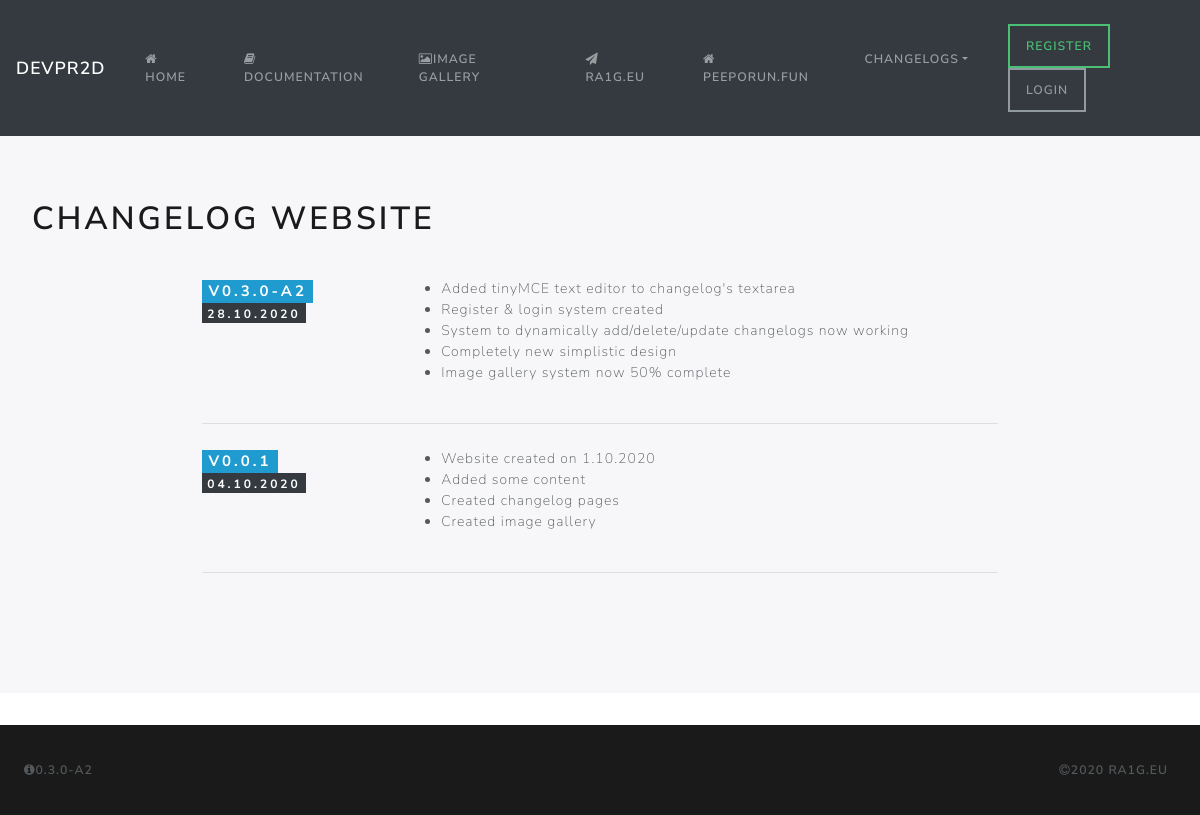
Screenshot of /changelogsite.php with the database file from the repository.
### tables this page shows
CREATE TABLE `menu` (
  `idmenu` int(11) NOT NULL,
  `meno` varchar(55) NOT NULL,
  `file_path` varchar(90) DEFAULT NULL,
  `icon` varchar(90) NOT NULL,
  `menuorder` int(11) NOT NULL
);

CREATE TABLE `changelogsite` (
  `id` int(11) NOT NULL,
  `date` varchar(100) NOT NULL,
  `version` varchar(20) NOT NULL,
  `text` longtext NOT NULL
);

### classes/DB.php (called while the page is built, shortened)
<?php
class DB
{
    private $connection;
    public function __construct($host, $username, $password, $dbname, $port = 3306)
    {
        $this->host = $host;
        $this->username = $username;
        $this->password = $password;
        $this->dbname = $dbname;
        $this->port = $port;
        try{
            $connection = new PDO("mysql:host=".$this->host.";dbname=".$this->dbname.";port=".$this->port, $this->username, $this->password);
            $connection->setAttribute(PDO::ATTR_ERRMODE, PDO::ERRMODE_EXCEPTION);
            $this->connection = $connection;
        } catch(PDOException $exception){
            echo "Error while connecting to DB". $exception->getMessage();
        }
    }
        public function getMenuItems(){
            $sql = "SELECT * FROM menu ORDER BY menuorder";
            $stmt = $this->connection->prepare($sql);
            $stmt->execute();
            return $stmt->fetchAll(PDO::FETCH_ASSOC);
        }
    public function getChangelogsiteItems(){
        $sql = "SELECT * FROM changelogsite ORDER BY version DESC";
        $stmt = $this->connection->prepare($sql);
        $stmt->execute();
        return $stmt->fetchAll(PDO::FETCH_ASSOC);
    }
}
?>

### changelogsite.php (the view, shortened to what this page needs)
<!doctype html>
<html>
<head>
    <?php
    include_once ("header.php");
    ?>
</head>
<body>
<nav class="navbar navbar-expand-lg navbar-dark bg-dark">
    <?php include_once ("menu.php");
    $changelogitems = $db->getChangelogsiteItems();
    ?>
</nav>
<div class="jumbotron">
    <h1 class="display-5">Changelog Website</h1>
    <div class="changelog">
        <div class="wrapper">
            <?php foreach($changelogitems as $key => $changelogitem){
                ?>
                <div class="changelog__item">
                    <div class="changelog__meta">
                        <h4 class="changelog__title" id="chversion"><span class="badge badge-info">v<?php echo $changelogitem['version']; ?></span></h4>
                        <h5 class="changelog__date" id="chdate"><span class="badge badge-dark"><?php echo $changelogitem['date']; ?></span></h5>
                    </div>
                    <div class="changelog__detail">
                            <?php echo $changelogitem['text']; ?>
                    </div>
                </div>
                <hr class="my-4">
            <?php } ?>
        </div>
    </div>
</div>
<?php include_once ("footer.php"); ?>
</body>
</html>

### menu.php (shortened to what this page needs)
<?php
include_once ("classes/DB.php");
$db = new DB("localhost","root","","devpeeporun", 3306);
$menuItems = $db->getMenuItems();
?>
<a class="navbar-brand" href="#">
    <?php if(empty($_SESSION["id"])) {
        echo "DEVPR2D";
    }else{
        echo 'Welcome back <span class="badge badge-success">'; echo $user->username; echo '</span>';
    }
    ?>
</a>
<div class="collapse navbar-collapse" id="navbarColor01">
    <ul class="navbar-nav mr-auto">
        <?php foreach($menuItems as $key => $menuItem){
        ?>
        <li class="nav-item">
            <a class="nav-link" href="<?php echo $menuItem['file_path']; ?>"><i class="<?php echo $menuItem['icon']; ?>"></i><?php echo $menuItem['meno']; ?></a>
        </li>
        <?php } ?>
        <li class="nav-item dropdown">
            <a class="nav-link dropdown-toggle" data-toggle="dropdown" href="#" role="button" aria-haspopup="true" aria-expanded="false">Changelogs</a>
        </li>
    </ul>
    <form class="form-inline my-2 my-lg-0">
<?php if(empty($_SESSION["id"])) {?>
        <a class="nav-link btn btn-outline-success" href="register.php">Register</a>
        <a class="nav-link btn btn-outline-secondary" href="login.php">Login</a>
        <?php } else { ?>
        <a class="nav-link btn btn-outline-success" href="myprofile.php">My profile </a>
        <a class="nav-link btn btn-outline-danger" href="logout.php">Logout</a>
        <?php } ?>
    </form>
</div>

### css/secondary.css (style rules this page uses)
.changelog { background-color: var(--bg-color); padding: 2rem 0; }
.changelog__item { display: flex; }
.changelog__meta { flex-basis: 25%; }
.changelog__title { margin-bottom: 0; }
.wrapper { margin: 0 auto; width: 70%; }

### rows the page displays
menu: meno "HOME"
menu: meno "DOCUMENTATION"
menu: meno "IMAGE GALLERY"
menu: meno "RA1G.EU"
menu: meno "PEEPORUN.FUN"
changelogsite: version "0.3.0-A2", date "28.10.2020", text "Added tinyMCE text editor to changelog's textarea Register & login system created System to dynamically add/delete/update changelogs now working Completely new simplistic design Image gallery system now 50% complete"
changelogsite: version "0.0.1", date "04.10.2020", text "Website created on 1.10.2020 Added some content Created changelog pages Created image gallery"
